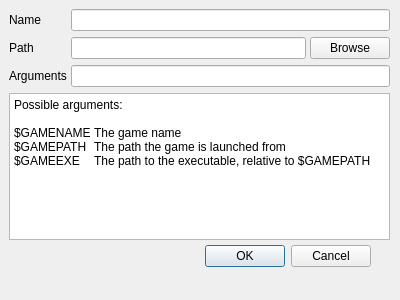
<?xml version="1.0" encoding="UTF-8"?>
<ui version="4.0">
 <class>AddLauncherDialog</class>
 <widget class="QDialog" name="AddLauncherDialog">
  <property name="geometry">
   <rect>
    <x>0</x>
    <y>0</y>
    <width>400</width>
    <height>300</height>
   </rect>
  </property>
  <property name="windowTitle">
   <string>Dialog</string>
  </property>
  <widget class="QDialogButtonBox" name="buttonBox">
   <property name="geometry">
    <rect>
     <x>30</x>
     <y>240</y>
     <width>341</width>
     <height>32</height>
    </rect>
   </property>
   <property name="orientation">
    <enum>Qt::Horizontal</enum>
   </property>
   <property name="standardButtons">
    <set>QDialogButtonBox::Cancel|QDialogButtonBox::Ok</set>
   </property>
  </widget>
  <widget class="QWidget" name="gridLayoutWidget">
   <property name="geometry">
    <rect>
     <x>9</x>
     <y>9</y>
     <width>381</width>
     <height>231</height>
    </rect>
   </property>
   <layout class="QGridLayout" name="gridLayout">
    <property name="horizontalSpacing">
     <number>4</number>
    </property>
    <item row="2" column="0">
     <widget class="QLabel" name="argLabel">
      <property name="text">
       <string>Arguments</string>
      </property>
     </widget>
    </item>
    <item row="2" column="1" colspan="2">
     <widget class="QLineEdit" name="argEdit"/>
    </item>
    <item row="1" column="0">
     <widget class="QLabel" name="fileLabel">
      <property name="text">
       <string>Path</string>
      </property>
     </widget>
    </item>
    <item row="1" column="2">
     <widget class="QPushButton" name="browsePathButton">
      <property name="text">
       <string>Browse</string>
      </property>
     </widget>
    </item>
    <item row="1" column="1">
     <widget class="QLineEdit" name="pathEdit"/>
    </item>
    <item row="0" column="0">
     <widget class="QLabel" name="nameLabel">
      <property name="text">
       <string>Name</string>
      </property>
     </widget>
    </item>
    <item row="0" column="1" colspan="2">
     <widget class="QLineEdit" name="nameEdit"/>
    </item>
    <item row="3" column="0" colspan="3">
     <widget class="QTextBrowser" name="infoBrowser">
      <property name="html">
       <string>&lt;!DOCTYPE HTML PUBLIC &quot;-//W3C//DTD HTML 4.0//EN&quot; &quot;http://www.w3.org/TR/REC-html40/strict.dtd&quot;&gt;
&lt;html&gt;&lt;head&gt;&lt;meta name=&quot;qrichtext&quot; content=&quot;1&quot; /&gt;&lt;style type=&quot;text/css&quot;&gt;
p, li { white-space: pre-wrap; }
&lt;/style&gt;&lt;/head&gt;&lt;body style=&quot; font-family:'Sans Serif'; font-size:9pt; font-weight:400; font-style:normal;&quot;&gt;
&lt;p style=&quot; margin-top:0px; margin-bottom:0px; margin-left:0px; margin-right:0px; -qt-block-indent:0; text-indent:0px;&quot;&gt;Possible arguments:&lt;/p&gt;
&lt;p style=&quot;-qt-paragraph-type:empty; margin-top:0px; margin-bottom:0px; margin-left:0px; margin-right:0px; -qt-block-indent:0; text-indent:0px;&quot;&gt;&lt;br /&gt;&lt;/p&gt;
&lt;p style=&quot; margin-top:0px; margin-bottom:0px; margin-left:0px; margin-right:0px; -qt-block-indent:0; text-indent:0px;&quot;&gt;$GAMENAME	The game name&lt;/p&gt;
&lt;p style=&quot; margin-top:0px; margin-bottom:0px; margin-left:0px; margin-right:0px; -qt-block-indent:0; text-indent:0px;&quot;&gt;$GAMEPATH	The path the game is launched from&lt;/p&gt;
&lt;p style=&quot; margin-top:0px; margin-bottom:0px; margin-left:0px; margin-right:0px; -qt-block-indent:0; text-indent:0px;&quot;&gt;$GAMEEXE	The path to the executable, relative to $GAMEPATH&lt;/p&gt;&lt;/body&gt;&lt;/html&gt;</string>
      </property>
     </widget>
    </item>
   </layout>
  </widget>
 </widget>
 <resources/>
 <connections>
  <connection>
   <sender>buttonBox</sender>
   <signal>rejected()</signal>
   <receiver>AddLauncherDialog</receiver>
   <slot>reject()</slot>
   <hints>
    <hint type="sourcelabel">
     <x>316</x>
     <y>260</y>
    </hint>
    <hint type="destinationlabel">
     <x>286</x>
     <y>274</y>
    </hint>
   </hints>
  </connection>
 </connections>
</ui>
